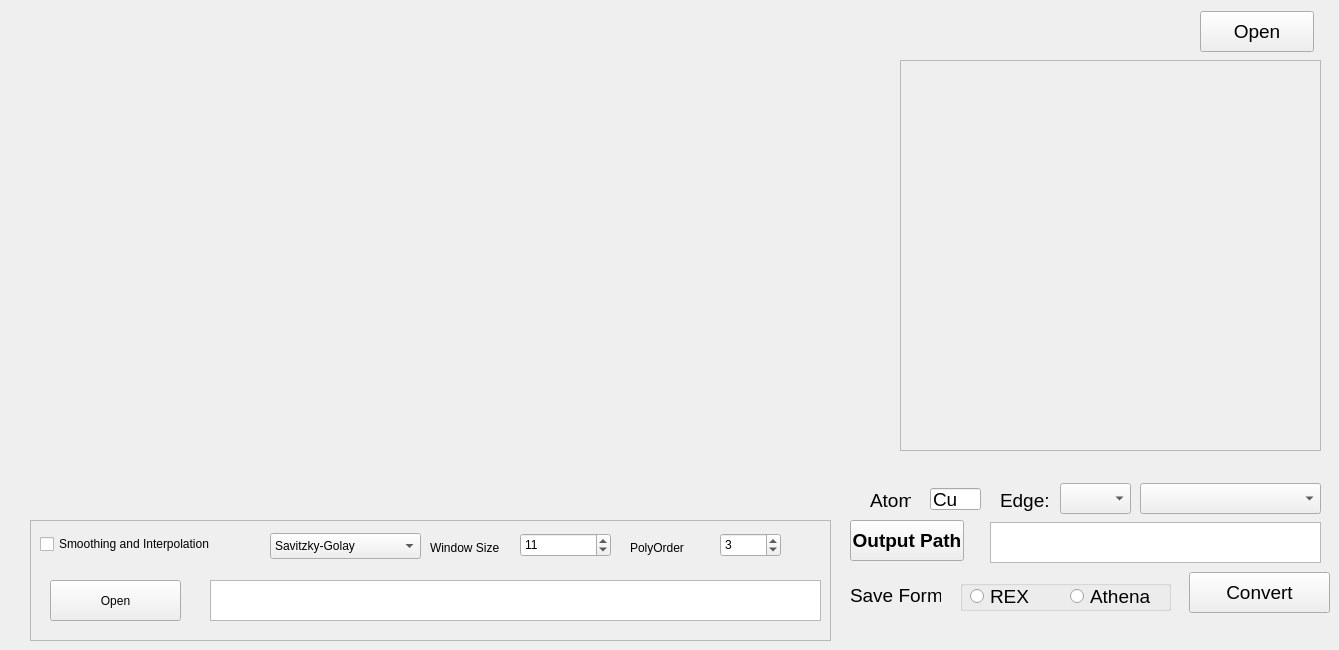
      <widget class="QWidget" name="tab_3">
       <attribute name="title">
        <string>Transmission&amp;Fluorescense</string>
       </attribute>
       <widget class="QWidget" name="widget_4" native="true">
        <property name="geometry">
         <rect>
          <x>30</x>
          <y>30</y>
          <width>781</width>
          <height>461</height>
         </rect>
        </property>
        <property name="font">
         <font>
          <pointsize>14</pointsize>
         </font>
        </property>
       </widget>
       <widget class="QLabel" name="label_8">
        <property name="geometry">
         <rect>
          <x>870</x>
          <y>490</y>
          <width>41</width>
          <height>21</height>
         </rect>
        </property>
        <property name="font">
         <font>
          <family>Arial</family>
          <pointsize>14</pointsize>
         </font>
        </property>
        <property name="text">
         <string>Atom:</string>
        </property>
       </widget>
       <widget class="QLabel" name="label_9">
        <property name="geometry">
         <rect>
          <x>1000</x>
          <y>490</y>
          <width>51</width>
          <height>21</height>
         </rect>
        </property>
        <property name="font">
         <font>
          <family>Arial</family>
          <pointsize>14</pointsize>
         </font>
        </property>
        <property name="text">
         <string>Edge:</string>
        </property>
       </widget>
       <widget class="QComboBox" name="comboBox_5">
        <property name="geometry">
         <rect>
          <x>1060</x>
          <y>483</y>
          <width>71</width>
          <height>31</height>
         </rect>
        </property>
        <property name="font">
         <font>
          <pointsize>14</pointsize>
         </font>
        </property>
       </widget>
       <widget class="QLineEdit" name="lineEdit_3">
        <property name="geometry">
         <rect>
          <x>930</x>
          <y>488</y>
          <width>51</width>
          <height>22</height>
         </rect>
        </property>
        <property name="font">
         <font>
          <pointsize>14</pointsize>
         </font>
        </property>
        <property name="text">
         <string>Cu</string>
        </property>
       </widget>
       <widget class="QScrollArea" name="scrollArea_3">
        <property name="geometry">
         <rect>
          <x>900</x>
          <y>60</y>
          <width>421</width>
          <height>391</height>
         </rect>
        </property>
        <property name="font">
         <font>
          <pointsize>14</pointsize>
         </font>
        </property>
        <property name="widgetResizable">
         <bool>true</bool>
        </property>
        <widget class="QWidget" name="scrollAreaWidgetContents_3">
         <property name="geometry">
          <rect>
           <x>0</x>
           <y>0</y>
           <width>419</width>
           <height>389</height>
          </rect>
         </property>
        </widget>
       </widget>
       <widget class="QPushButton" name="pushButton_9">
        <property name="geometry">
         <rect>
          <x>1200</x>
          <y>11</y>
          <width>114</width>
          <height>41</height>
         </rect>
        </property>
        <property name="font">
         <font>
          <family>Arial</family>
          <pointsize>14</pointsize>
         </font>
        </property>
        <property name="text">
         <string>Open</string>
        </property>
       </widget>
       <widget class="QTextBrowser" name="textBrowser_3">
        <property name="geometry">
         <rect>
          <x>990</x>
          <y>522</y>
          <width>331</width>
          <height>41</height>
         </rect>
        </property>
        <property name="font">
         <font>
          <pointsize>14</pointsize>
         </font>
        </property>
       </widget>
       <widget class="QPushButton" name="pushButton_10">
        <property name="geometry">
         <rect>
          <x>850</x>
          <y>520</y>
          <width>114</width>
          <height>41</height>
         </rect>
        </property>
        <property name="font">
         <font>
          <family>Arial</family>
          <pointsize>14</pointsize>
          <weight>75</weight>
          <bold>true</bold>
         </font>
        </property>
        <property name="text">
         <string>Output Path</string>
        </property>
       </widget>
       <widget class="QPushButton" name="pushButton_11">
        <property name="geometry">
         <rect>
          <x>1189</x>
          <y>572</y>
          <width>141</width>
          <height>41</height>
         </rect>
        </property>
        <property name="font">
         <font>
          <family>Arial</family>
          <pointsize>14</pointsize>
         </font>
        </property>
        <property name="text">
         <string>Convert</string>
        </property>
       </widget>
       <widget class="QComboBox" name="comboBox_6">
        <property name="geometry">
         <rect>
          <x>1140</x>
          <y>483</y>
          <width>181</width>
          <height>31</height>
         </rect>
        </property>
        <property name="font">
         <font>
          <pointsize>14</pointsize>
         </font>
        </property>
       </widget>
       <widget class="QGroupBox" name="groupBox_4">
        <property name="geometry">
         <rect>
          <x>960</x>
          <y>580</y>
          <width>211</width>
          <height>31</height>
         </rect>
        </property>
        <property name="font">
         <font>
          <pointsize>14</pointsize>
         </font>
        </property>
        <property name="title">
         <string/>
        </property>
        <widget class="QRadioButton" name="radioButton_5">
         <property name="geometry">
          <rect>
           <x>10</x>
           <y>6</y>
           <width>61</width>
           <height>20</height>
          </rect>
         </property>
         <property name="font">
          <font>
           <pointsize>14</pointsize>
          </font>
         </property>
         <property name="text">
          <string>REX</string>
         </property>
        </widget>
        <widget class="QRadioButton" name="radioButton_6">
         <property name="geometry">
          <rect>
           <x>110</x>
           <y>6</y>
           <width>81</width>
           <height>20</height>
          </rect>
         </property>
         <property name="font">
          <font>
           <pointsize>14</pointsize>
          </font>
         </property>
         <property name="text">
          <string>Athena</string>
         </property>
        </widget>
       </widget>
       <widget class="QLabel" name="label_12">
        <property name="geometry">
         <rect>
          <x>850</x>
          <y>585</y>
          <width>91</width>
          <height>20</height>
         </rect>
        </property>
        <property name="font">
         <font>
          <pointsize>14</pointsize>
         </font>
        </property>
        <property name="text">
         <string>Save Format</string>
        </property>
       </widget>
       <widget class="QFrame" name="frame_4">
        <property name="geometry">
         <rect>
          <x>30</x>
          <y>520</y>
          <width>801</width>
          <height>121</height>
         </rect>
        </property>
        <property name="frameShape">
         <enum>QFrame::StyledPanel</enum>
        </property>
        <property name="frameShadow">
         <enum>QFrame::Raised</enum>
        </property>
        <widget class="QCheckBox" name="checkBox_3">
         <property name="geometry">
          <rect>
           <x>10</x>
           <y>15</y>
           <width>201</width>
           <height>18</height>
          </rect>
         </property>
         <property name="text">
          <string>Smoothing and Interpolation</string>
         </property>
        </widget>
        <widget class="QTextBrowser" name="textBrowser_5">
         <property name="geometry">
          <rect>
           <x>180</x>
           <y>60</y>
           <width>611</width>
           <height>41</height>
          </rect>
         </property>
        </widget>
        <widget class="QPushButton" name="pushButton_22">
         <property name="geometry">
          <rect>
           <x>20</x>
           <y>60</y>
           <width>131</width>
           <height>41</height>
          </rect>
         </property>
         <property name="text">
          <string>Open</string>
         </property>
        </widget>
        <widget class="QSpinBox" name="spinBox">
         <property name="geometry">
          <rect>
           <x>490</x>
           <y>13</y>
           <width>91</width>
           <height>24</height>
          </rect>
         </property>
         <property name="maximum">
          <number>300</number>
         </property>
         <property name="value">
          <number>11</number>
         </property>
        </widget>
        <widget class="QSpinBox" name="spinBox_2">
         <property name="geometry">
          <rect>
           <x>690</x>
           <y>13</y>
           <width>61</width>
           <height>24</height>
          </rect>
         </property>
         <property name="maximum">
          <number>10</number>
         </property>
         <property name="value">
          <number>3</number>
         </property>
        </widget>
        <widget class="QComboBox" name="comboBox_7">
         <property name="geometry">
          <rect>
           <x>240</x>
           <y>13</y>
           <width>151</width>
           <height>26</height>
          </rect>
         </property>
         <item>
          <property name="text">
           <string>Savitzky-Golay</string>
          </property>
         </item>
        </widget>
        <widget class="QLabel" name="label_34">
         <property name="geometry">
          <rect>
           <x>400</x>
           <y>20</y>
           <width>81</width>
           <height>16</height>
          </rect>
         </property>
         <property name="text">
          <string>Window Size</string>
         </property>
        </widget>
        <widget class="QLabel" name="label_36">
         <property name="geometry">
          <rect>
           <x>600</x>
           <y>20</y>
           <width>71</width>
           <height>16</height>
          </rect>
         </property>
         <property name="text">
          <string>PolyOrder</string>
         </property>
        </widget>
       </widget>
      </widget>
